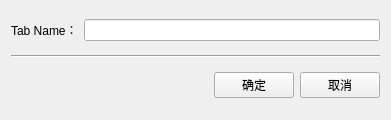
<?xml version="1.0" encoding="UTF-8"?>
<ui version="4.0">
 <class>renameTab</class>
 <widget class="QWidget" name="renameTab">
  <property name="geometry">
   <rect>
    <x>0</x>
    <y>0</y>
    <width>391</width>
    <height>120</height>
   </rect>
  </property>
  <property name="windowTitle">
   <string>Rename Tab</string>
  </property>
  <layout class="QVBoxLayout" name="verticalLayout">
   <item>
    <layout class="QHBoxLayout" name="horizontalLayout_2">
     <item>
      <widget class="QLabel" name="label">
       <property name="text">
        <string>Tab Name：</string>
       </property>
      </widget>
     </item>
     <item>
      <widget class="QLineEdit" name="lineEdit"/>
     </item>
    </layout>
   </item>
   <item>
    <widget class="Line" name="line">
     <property name="orientation">
      <enum>Qt::Horizontal</enum>
     </property>
    </widget>
   </item>
   <item>
    <layout class="QHBoxLayout" name="horizontalLayout">
     <item>
      <spacer name="horizontalSpacer">
       <property name="orientation">
        <enum>Qt::Horizontal</enum>
       </property>
       <property name="sizeHint" stdset="0">
        <size>
         <width>40</width>
         <height>20</height>
        </size>
       </property>
      </spacer>
     </item>
     <item>
      <widget class="QPushButton" name="pushButton_OK">
       <property name="text">
        <string>确定</string>
       </property>
      </widget>
     </item>
     <item>
      <widget class="QPushButton" name="pushButton_cancel">
       <property name="text">
        <string>取消</string>
       </property>
      </widget>
     </item>
    </layout>
   </item>
  </layout>
 </widget>
 <layoutdefault spacing="6" margin="11"/>
 <resources/>
 <connections/>
</ui>
